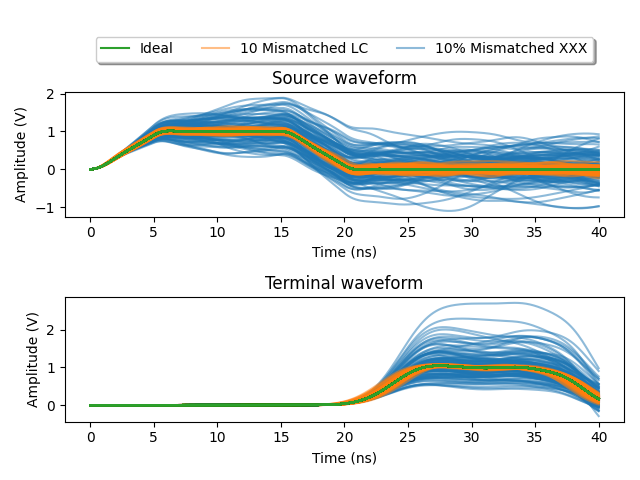

Here is the Python script that generated this plot:
'''
Example: TLN (Transmission Line nIdealEwork) CircuIdealI
Use LC ladders to emulate the telegrapher's equation
Provide specification for
- Ideal LC ladder
- LC mismatched ladder
- Gain mismatched ladder
'''
from types import FunctionType
import matplotlib.pyplot as plt
from ark.compiler import ArkCompiler
from ark.rewrite import RewriteGen
from ark.solver import SMTSolver
from ark.validator import ArkValidator
from ark.specification.attribute_def import AttrDef, AttrDefMismatch
from ark.specification.range import Range
from ark.specification.specification import CDGSpec
from ark.cdg.cdg import CDG, CDGNode
from ark.specification.cdg_types import NodeType, EdgeType
from ark.specification.production_rule import ProdRule
from ark.specification.rule_keyword import SRC, DST, SELF, EDGE, VAR, TIME
from ark.specification.validation_rule import ValRule, ValPattern
from ark.reduction import SUM


# visualization scripts
from ark.cdg.cdg_lang import CDGLang
import ark.visualize.latex_gen as latexlib
import ark.visualize.latex_gen_upd as latexlibnew
import ark.visualize.graphviz_gen as graphvizlib


# Ark specification
lc_range, gr_range = Range(min=0.1e-9, max=10e-9), Range(min=0)
w_range = Range(min=0.5, max=2)

tln_lang = CDGLang("tln")

# Ideal implementation
# Parallel capacitor(c=capacitance) and resistor(g=conductance)
IdealV = NodeType(name='IdealV', order=1,
                  reduction=SUM,
                  attr_def=[AttrDef('c', attr_type=float, attr_range=lc_range),
                         AttrDef('g', attr_type=float, attr_range=gr_range)
                        ])
# Series inductor(l=inductance) and resistor(r=resistance)
IdealI = NodeType(name='IdealI', order=1,
                  reduction=SUM,
                  attr_def=[AttrDef('l', attr_type=float, attr_range=lc_range),
                         AttrDef('r', attr_type=float, attr_range=gr_range)
                        ])

IdealE = EdgeType(name='IdealE',
                  attr_def=[AttrDef('ws', attr_type=float,attr_range=w_range),
                         AttrDef('wt', attr_type=float,attr_range=w_range)
                        ])

# Voltage source in Thevenin equivalent
InpV = NodeType(name='InpV',
                order=0,
                attr_def=[AttrDef('fn', attr_type=FunctionType,nargs=1),
                       AttrDef('r', attr_type=float, attr_range=gr_range)
                       ])

# Current source in Thevenin equivalent
InpI = NodeType(name='InpI',
                order=0,
                attr_def=[AttrDef('fn', attr_type=FunctionType,nargs=1),
                          AttrDef('g', attr_type=float, attr_range=gr_range)
                          ])
tln_lang.add_types(IdealV, IdealI, IdealE, InpV, InpI)
latexlib.type_spec_to_latex(tln_lang)

# Example input function
def pulse(t, amplitude=1, delay=0, rise_time=5e-9, fall_time=5e-9, pulse_width=10e-9, period=1):
    """Trapezoidal pulse function"""
    t = (t - delay) % period
    if rise_time <= t and pulse_width + rise_time >= t:
        return amplitude
    elif t < rise_time:
        return amplitude * t / rise_time
    elif pulse_width + rise_time < t and pulse_width + rise_time + fall_time >= t:
        return amplitude * (1 - (t - pulse_width - rise_time) / fall_time)
    return 0


# Production rules
_v2i = ProdRule(IdealE, IdealV, IdealI, SRC, -VAR(DST)/SRC.c)
v2_i = ProdRule(IdealE, IdealV, IdealI, DST, VAR(SRC)/DST.l)
_i2v = ProdRule(IdealE, IdealI, IdealV, SRC, -VAR(DST)/SRC.l)
i2_v = ProdRule(IdealE, IdealI, IdealV, DST, VAR(SRC)/DST.c)
vself = ProdRule(IdealE, IdealV, IdealV, SELF, -VAR(SRC)*SRC.g/SRC.c)
iself = ProdRule(IdealE, IdealI, IdealI, SELF, -VAR(SRC)*SRC.r/SRC.l)
inpv2_v = ProdRule(IdealE, InpV, IdealV, DST, (SRC.fn(TIME)-VAR(DST))/DST.c/SRC.r)
inpv2_i = ProdRule(IdealE, InpV, IdealI, DST, (SRC.fn(TIME)-VAR(DST)*SRC.r)/DST.l)
inpi2_v = ProdRule(IdealE, InpI, IdealV, DST, (SRC.fn(TIME)-VAR(DST)*SRC.g)/DST.c)
inpi2_i = ProdRule(IdealE, InpI, IdealI, DST, (SRC.fn(TIME)-VAR(DST))/DST.l/SRC.g)
prod_rules = [_v2i, v2_i, _i2v, i2_v, vself, iself, inpv2_v, inpv2_i, inpi2_v, inpi2_i]

tln_lang.add_production_rules(*prod_rules)
latexlib.production_rules_to_latex(tln_lang)

# Validation rules
v_val = ValRule(IdealV, [ValPattern(SRC, IdealE, IdealI, Range(min=0)),
                     ValPattern(DST, IdealE, IdealI, Range(min=0)),
                     ValPattern(DST, IdealE, InpV, Range(min=0)),
                     ValPattern(DST, IdealE, InpI, Range(min=0)),
                     ValPattern(SELF, IdealE, IdealV, Range(exact=1))])
i_val = ValRule(IdealI, [ValPattern(SRC, IdealE, IdealV, Range(min=0, max=1)),
                     ValPattern(DST, IdealE, [IdealV, InpV, InpI], Range(min=0, max=1)),
                     ValPattern(SELF, IdealE, IdealI, Range(exact=1))])
inpv_val = ValRule(InpV, [ValPattern(SRC, IdealE, IdealV, Range(min=0, max=1)),
                          ValPattern(SRC, IdealE, IdealI, Range(min=0, max=1))])
inpi_val = ValRule(InpI, [ValPattern(SRC, IdealE, IdealV, Range(min=0, max=1)),
                          ValPattern(SRC, IdealE, IdealI, Range(min=0, max=1))])
val_rules = [v_val, i_val, inpv_val, inpi_val]
tln_lang.add_validation_rules(*val_rules)
latexlib.validation_rules_to_latex(tln_lang)

hw_tln_lang = CDGLang("gmc-tln",inherits=tln_lang)
# Nonideal implementation with 10% random variation
MmV = NodeType(name='Vm', base=IdealV,
               attr_def=[AttrDefMismatch('c', attr_type=float, attr_range=lc_range, rstd=0.1)])
MmI = NodeType(name='Im', base=IdealI,
               attr_def=[AttrDefMismatch('l', attr_type=float, attr_range=lc_range, rstd=0.1)])
MmE = EdgeType(name='Em', base=IdealE,
               attr_def=[AttrDefMismatch('ws', attr_type=float, attr_range=w_range, rstd=0.1),
                         AttrDefMismatch('wt', attr_type=float, attr_range=w_range, rstd=0.1)])
hw_tln_lang.add_types(MmV, MmI, MmE)

_v2i_mm = ProdRule(MmE, IdealV, IdealI, SRC, -EDGE.ws*VAR(DST)/SRC.c)
v2_i_mm = ProdRule(MmE, IdealV, IdealI, DST, EDGE.wt*VAR(SRC)/DST.l)
_i2v_mm = ProdRule(MmE, IdealI, IdealV, SRC, -EDGE.ws*VAR(DST)/SRC.l)
i2_v_mm = ProdRule(MmE, IdealI, IdealV, DST, EDGE.wt*VAR(SRC)/DST.c)
inpv2_v_mm = ProdRule(MmE, InpV, IdealV, DST, EDGE.wt*(SRC.fn(TIME)-VAR(DST))/DST.c/SRC.r)
inpv2_i_mm = ProdRule(MmE, InpV, IdealI, DST, EDGE.wt*(SRC.fn(TIME)-VAR(DST)*SRC.r)/DST.l)
inpi2_v_mm = ProdRule(MmE, InpI, IdealV, DST, EDGE.wt*(SRC.fn(TIME)-VAR(DST)*SRC.g)/DST.c)
inpi2_i_mm = ProdRule(MmE, InpI, IdealI, DST, EDGE.wt*(SRC.fn(TIME)-VAR(DST))/DST.l/SRC.g)
hw_prod_rules = [_v2i_mm, v2_i_mm, _i2v_mm, i2_v_mm, inpv2_v_mm, inpv2_i_mm, inpi2_v_mm, inpi2_i_mm]
hw_tln_lang.add_production_rules(*hw_prod_rules)
latexlib.production_rules_to_latex(hw_tln_lang)
latexlib.type_spec_to_latex(hw_tln_lang)

prod_rules += hw_prod_rules

cdg_types = [IdealV, IdealI, IdealE, InpV, InpI, MmV, MmI, MmE]
help_fn = [pulse]
spec = CDGSpec(cdg_types, prod_rules, val_rules)

latexlibnew.language_to_latex(tln_lang)
latexlibnew.language_to_latex(hw_tln_lang)

validator = ArkValidator(solver=SMTSolver())
compiler = ArkCompiler(rewrite=RewriteGen())


def create_tline(v_nt: NodeType, i_nt: NodeType,
                 e_nt: EdgeType, line_len: int=10) \
                    -> tuple[CDG, list[CDGNode], list[CDGNode]]:
    """Use the given node/edge types to create a single line"""
    graph = CDG()
    if e_nt == IdealE:
        kwargs = {}
    elif e_nt == MmE:
        kwargs = {'ws': 1.0, 'wt': 1.0}
    current_in = InpI(fn=pulse, g=0.0)
    v_nodes = [v_nt(c=1e-9, g=0.0) for _ in range(line_len)] + [v_nt(c=1e-9, g=1.0)]
    i_nodes = [i_nt(l=1e-9, r=0.0) for _ in range(line_len)]
    for i in range(line_len):
        graph.connect(e_nt(**kwargs), v_nodes[i], i_nodes[i])
        graph.connect(e_nt(**kwargs), i_nodes[i], v_nodes[i + 1])
        graph.connect(IdealE(), v_nodes[i], v_nodes[i])
        graph.connect(IdealE(), i_nodes[i], i_nodes[i])
    graph.connect(e_nt(**kwargs), current_in, v_nodes[0])
    graph.connect(e_nt(**kwargs), v_nodes[-1], v_nodes[-1])
    return graph, v_nodes, i_nodes

if __name__ == '__main__':

    LINE_LEN = 20
    N_RAND_SIM = 100
    TIME_RANGE = [0, 40e-9]
    fig, ax = plt.subplots(nrows=2)
    for color_idx, (vt, it, et, title,handle) in enumerate([(IdealV, IdealI, MmE, '10% Mismatched XXX',"mmG"),
                                                     (MmV, MmI, IdealE, '10 Mismatched LC',"mmLC"),
                                                     (IdealV, IdealI, IdealE, 'Ideal',"ideal")
                                                    ]):
        graph, v_nodes, i_nodes = create_tline(vt, it, et, LINE_LEN)

        name = "tline_%s" % handle
        graphvizlib.cdg_to_graphviz("tln",name,hw_tln_lang,graph,inherited=False)
        graphvizlib.cdg_to_graphviz("tln",name+"_inh",hw_tln_lang,graph,inherited=True)

        failed, _ = validator.validate(cdg=graph, cdg_spec=spec)
        if failed:
            raise ValueError("Validation failed!!")
        compiler.compile(cdg=graph, cdg_spec=spec, help_fn=help_fn, import_lib={})
        mapping = compiler.var_mapping
        init_states = compiler.map_init_state({node: 0 for node in mapping.keys()})

        for seed in range(N_RAND_SIM):
            sol = compiler.prog(TIME_RANGE, init_states=init_states, init_seed=seed, max_step=1e-10)
            time_points = sol.t
            trajs = sol.y
            for row_num, idx in enumerate([0, LINE_LEN]):
                traj_idx = mapping[v_nodes[idx]]
                if color_idx == 2:
                    alpha = 1.0
                else:
                    alpha = 0.5
                if seed == 0:
                    ax[row_num].plot(time_points * 1e9, trajs[traj_idx],
                                     color=f'C{color_idx}', alpha=alpha, label=f'{title}')
                else:
                    ax[row_num].plot(time_points * 1e9, trajs[traj_idx],
                                     color=f'C{color_idx}', alpha=alpha)
    handles, labels = ax[0].get_legend_handles_labels()
    ax[0].legend(reversed(handles), reversed(labels),loc='upper center', bbox_to_anchor=(0.5, 1.5),
          fancybox=True, shadow=True, ncol=3)

    ax[0].set_xlabel('Time (ns)')
    ax[0].set_ylabel('Amplitude (V)')
    ax[0].set_title('Source waveform')
    ax[1].set_xlabel('Time (ns)')
    ax[1].set_ylabel('Amplitude (V)')
    ax[1].set_title('Terminal waveform')
    plt.tight_layout()
    plt.savefig('examples/tln.png')
    plt.show()
